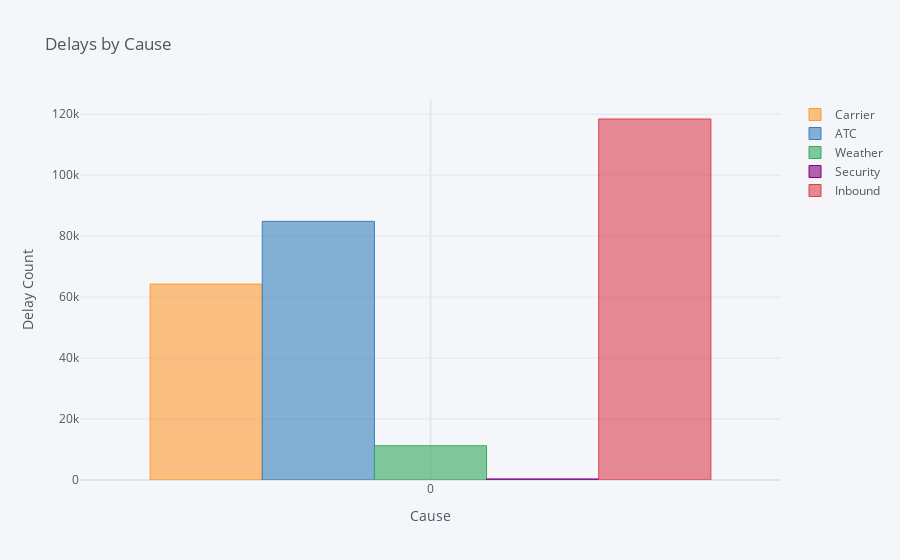

Notebook cell for this chart:
### Code cell
import cufflinks as cf
from plotly.offline import iplot

# Enable offline mode for Plotly
cf.go_offline()
# Transpose and plot
dfw.iplot(kind='bar', title='Delays by Cause', xTitle='Cause', yTitle='Delay Count')

### Figure 1 — Plotly figure (JSON) as saved in the notebook; plotly's stock layout.template omitted (floating-point values rounded to 4 significant figures)
{"data": [{"marker": {"color": "rgba(255, 153, 51, 0.6)", "line": {"color": "rgba(255, 153, 51, 1.0)", "width": 1}}, "name": "Carrier", "orientation": "v", "text": "", "type": "bar", "x": [0], "y": [64260.0]}, {"marker": {"color": "rgba(55, 128, 191, 0.6)", "line": {"color": "rgba(55, 128, 191, 1.0)", "width": 1}}, "name": "ATC", "orientation": "v", "text": "", "type": "bar", "x": [0], "y": [84860.0]}, {"marker": {"color": "rgba(50, 171, 96, 0.6)", "line": {"color": "rgba(50, 171, 96, 1.0)", "width": 1}}, "name": "Weather", "orientation": "v", "text": "", "type": "bar", "x": [0], "y": [11240.0]}, {"marker": {"color": "rgba(128, 0, 128, 0.6)", "line": {"color": "rgba(128, 0, 128, 1.0)", "width": 1}}, "name": "Security", "orientation": "v", "text": "", "type": "bar", "x": [0], "y": [343.1]}, {"marker": {"color": "rgba(219, 64, 82, 0.6)", "line": {"color": "rgba(219, 64, 82, 1.0)", "width": 1}}, "name": "Inbound", "orientation": "v", "text": "", "type": "bar", "x": [0], "y": [118400.0]}], "layout": {"legend": {"bgcolor": "#F5F6F9", "font": {"color": "#4D5663"}}, "paper_bgcolor": "#F5F6F9", "plot_bgcolor": "#F5F6F9", "title": {"font": {"color": "#4D5663"}, "text": "Delays by Cause"}, "xaxis": {"gridcolor": "#E1E5ED", "showgrid": true, "tickfont": {"color": "#4D5663"}, "title": {"font": {"color": "#4D5663"}, "text": "Cause"}, "zerolinecolor": "#E1E5ED"}, "yaxis": {"gridcolor": "#E1E5ED", "showgrid": true, "tickfont": {"color": "#4D5663"}, "title": {"font": {"color": "#4D5663"}, "text": "Delay Count"}, "zerolinecolor": "#E1E5ED"}}}
